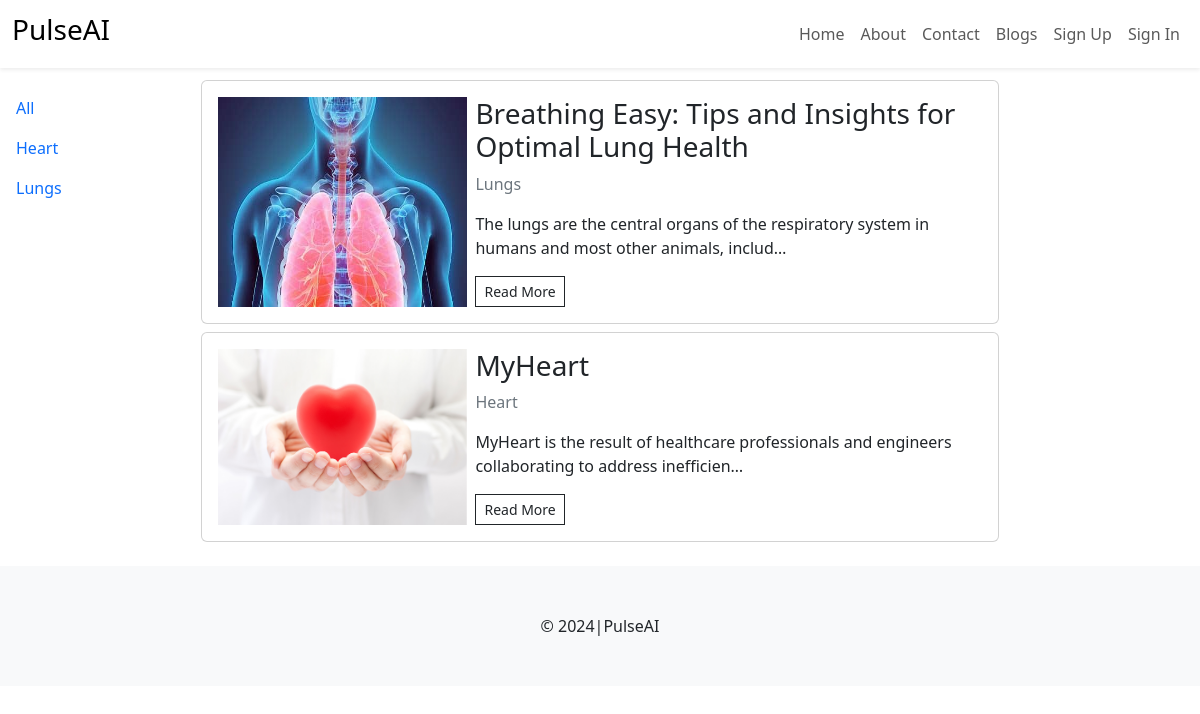
Page /blog/ on the earlier database version.
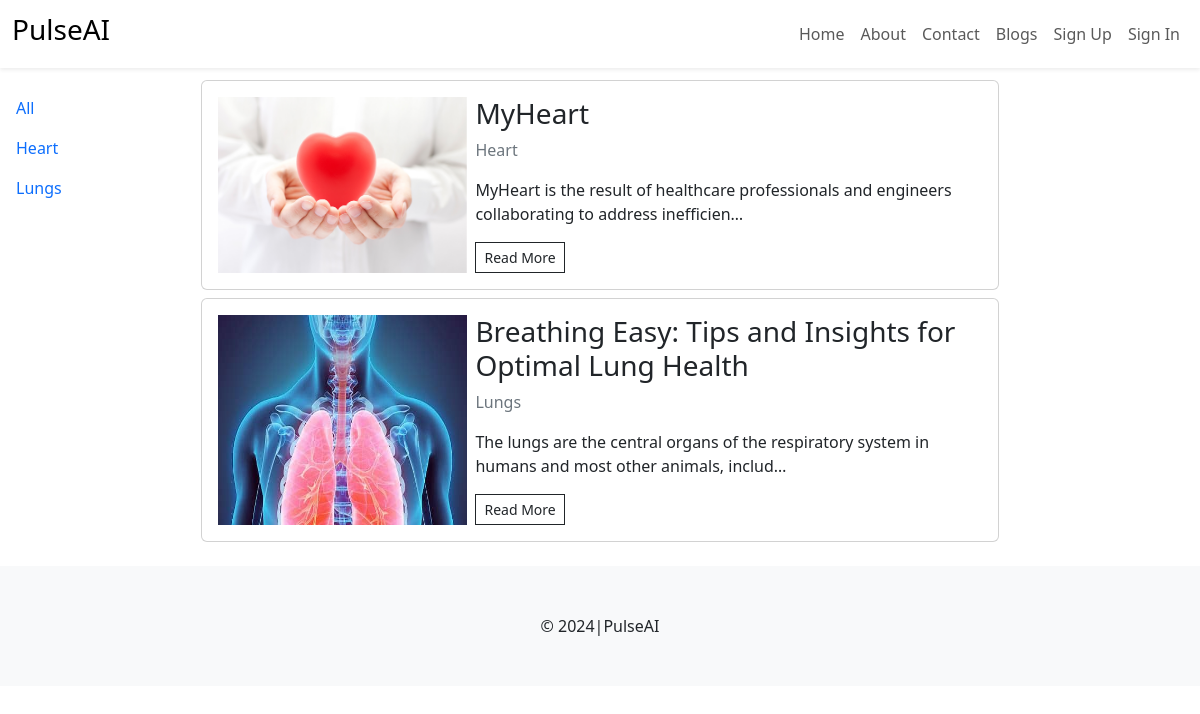
Same page on the later database version.
### blog/models.py (models this page shows, shortened)
class BlogCategory(models.Model):
      category = models.CharField(max_length=255)
      class Meta:
            verbose_name_plural = "Blog Categories"
      def __str__(self):
            return self.category

class Blog(models.Model):
      category = models.ForeignKey(BlogCategory, on_delete=models.DO_NOTHING)
      title = models.CharField(max_length=500)
      content = models.TextField()
      primary_photo = models.ImageField(upload_to="blog_images")
      yt_video_id = models.CharField(max_length=255, blank=True)
      publish = models.BooleanField(default=True)
      created_at = models.DateTimeField(auto_now_add=True)
      update_at = models.DateTimeField(auto_now=True)

### blog/views.py (the view)
# urls.py: path("blog/", views.all_blogs, name="blogs"),
def all_blogs(request, cid=0):
      blogs = Blog.objects.all()
      blogs = Blog.objects.filter(publish=True).order_by('-update_at')
      if cid == 0:
            blogs = Blog.objects.filter(publish=True).order_by('-update_at')
      else:
            blogs = Blog.objects.filter(publish=True, category=cid).order_by('-update_at')
      categories = BlogCategory.objects.all().order_by('category')
      context = {
            'blogs': blogs,
            'categories' : categories
      }
      return render(request, 'blog/blog.html', context)

### templates/blog/blog.html (shortened to what this page needs)
{% extends "layout.html" %}
{% load static %}
{% block content %}
      <div class="row g-2">
            <div class="col-md-2">
                  <div class="sidebar-wrapper d-flex justify-content-between">
                  <div class="sidebar-menu p-3 d-none d-md-block" id="sidebar-menu">
                        <ul class="list-unstyled">
                              <li class="py-2">
                              <a href="{% url 'blogs' %}" class="text-decoration-none">All</a>
                              </li>
                        {% for c in categories %}
                        <li class="py-2">
                              <a href="{% url 'blog_cat' c.id %}"class="text-decoration-none">{{c}}</a>
                        </li>
                        {% endfor %}
                        </ul>
                  </div>
            </div>
            </div>
            <div class="col-md-8">
            {% for blog in blogs %}
                  <div class="card my-2">
                        <div class="card-body">
                              <div class="row g-2">
                              <div class="col-md-4">
                                    <img src="{{blog.primary_photo.url}}" class="img-fluid h-100">
                              </div>
                              <div class="col-md-8">
                                    <h3>{{blog.title}}</h3>
                                    <p class="text-secondary">{{blog.category}}</p>
                                    <p>{{blog.content|safe|truncatechars_html:"100"}}</p>
                                    <a href="{% url 'blog' blog.id %}" class="btn btn-sm btn-outline-dark rounded-0">Read More</a>
                              </div>
                        </div>
                  </div>
            </div>
            {% endfor %}
      </div>
</div>
{% endblock %}

Differences in the rows shown:
changed Blog "MyHeart": moves up the list
